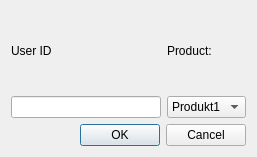
<?xml version="1.0" encoding="UTF-8"?>
<ui version="4.0">
 <class>AddNewOrder</class>
 <widget class="QDialog" name="AddNewOrder">
  <property name="geometry">
   <rect>
    <x>0</x>
    <y>0</y>
    <width>257</width>
    <height>157</height>
   </rect>
  </property>
  <property name="windowTitle">
   <string>Dialog</string>
  </property>
  <layout class="QGridLayout" name="gridLayout">
   <item row="0" column="0">
    <layout class="QHBoxLayout" name="horizontalLayout">
     <item>
      <layout class="QVBoxLayout" name="verticalLayout">
       <item>
        <widget class="QLabel" name="label">
         <property name="text">
          <string>User ID</string>
         </property>
        </widget>
       </item>
       <item>
        <widget class="QLineEdit" name="userIDLineEdit"/>
       </item>
      </layout>
     </item>
     <item>
      <layout class="QVBoxLayout" name="verticalLayout_2">
       <item>
        <widget class="QLabel" name="label_2">
         <property name="text">
          <string>Product:</string>
         </property>
        </widget>
       </item>
       <item>
        <widget class="QComboBox" name="productComboBox">
         <item>
          <property name="text">
           <string>Produkt1</string>
          </property>
         </item>
         <item>
          <property name="text">
           <string>Produkt2</string>
          </property>
         </item>
         <item>
          <property name="text">
           <string>Produkt3</string>
          </property>
         </item>
        </widget>
       </item>
      </layout>
     </item>
    </layout>
   </item>
   <item row="1" column="0">
    <widget class="QDialogButtonBox" name="buttonBox">
     <property name="orientation">
      <enum>Qt::Horizontal</enum>
     </property>
     <property name="standardButtons">
      <set>QDialogButtonBox::Cancel|QDialogButtonBox::Ok</set>
     </property>
    </widget>
   </item>
  </layout>
 </widget>
 <resources/>
 <connections>
  <connection>
   <sender>buttonBox</sender>
   <signal>accepted()</signal>
   <receiver>AddNewOrder</receiver>
   <slot>accept()</slot>
   <hints>
    <hint type="sourcelabel">
     <x>248</x>
     <y>254</y>
    </hint>
    <hint type="destinationlabel">
     <x>157</x>
     <y>274</y>
    </hint>
   </hints>
  </connection>
  <connection>
   <sender>buttonBox</sender>
   <signal>rejected()</signal>
   <receiver>AddNewOrder</receiver>
   <slot>reject()</slot>
   <hints>
    <hint type="sourcelabel">
     <x>316</x>
     <y>260</y>
    </hint>
    <hint type="destinationlabel">
     <x>286</x>
     <y>274</y>
    </hint>
   </hints>
  </connection>
 </connections>
</ui>
